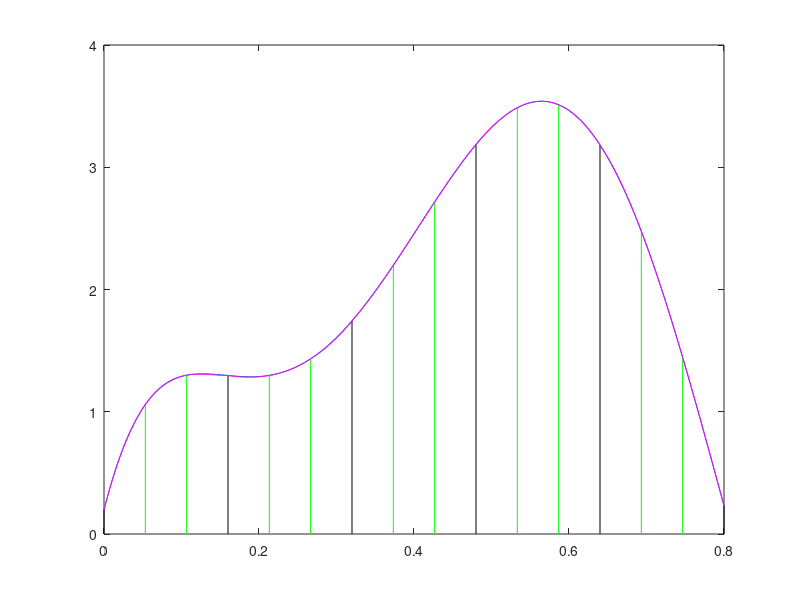

MATLAB code for this plot:
% Programa para calcular la integral definida mediante la de regla de
% Simpson 3/8
%
% Fecha de ultima revision: 10/11/16
% Santiago Valencia A01206738
%
% Datos de entrada: 
% -- Funcion
% -- Intervalos
%
% Datos de salida:
% -- Integral definida
% -- Error relativo porcentual aproximado
% -- Tiempo

clear all
close all
clc



% Funcion
f = @(x) 0.2 + 25*x - 200*x.^2 + 675*x.^3 - 900*x.^4 + 400*x.^5;

% Extremos
a=0;
b=0.8;

% Grafica de la funcion
x1 = linspace(a,b);
y1 = f(x1);
plot(x1, y1)
hold on

% Trampa
real = quadl(f, a,b)

n = input('Dame el numero de aplicaciones: ')
I = zeros(3*n,1);
x= linspace(a, b, 3*n+1);

% Grafica de la primer barra vertical
plot([a a],[0 f(a)],'k')
hold on

for i=1:3:(3*n)
    a = x(i);
    b = x(i+3);
    c = x(i+1);
    d = x(i+2);
    base = b-a;

    
    alturaProm = (f(a) + 3*f(c) + 3*f(d) + f(b))/8;
    I(i) = base * alturaProm;
    
    % Grafica de las barras derechas
    plot([b b],[0 f(b)],'k')
    hold on
    
    % Grafica de las barras c
    plot([c c],[0 f(c)],'g')
    hold on
    
    % Grafica de las barras d
    plot([d d],[0 f(d)],'g')
    hold on
    
    % Grafica del 'techo' (poly grado dos)
    A=[a c d b; f(a) f(c) f(d) f(b)]';
    x2 = linspace(a,b);
    for k =1:100
        L = ones(4, 1);

        for p =1:4
         for j=1:4
               if p ~= j
                 L(p) = L(p)*((x2(k)-A(j,1))/(A(p,1)-A(j,1)));
               end
         end
        end
        Yaprox(k) = sum(L.*A(:,2));
    end
    
    plot(x2, Yaprox, 'm')
    
end

Integral = sum(I)

ERPa = abs((real-Integral)/real)*100
